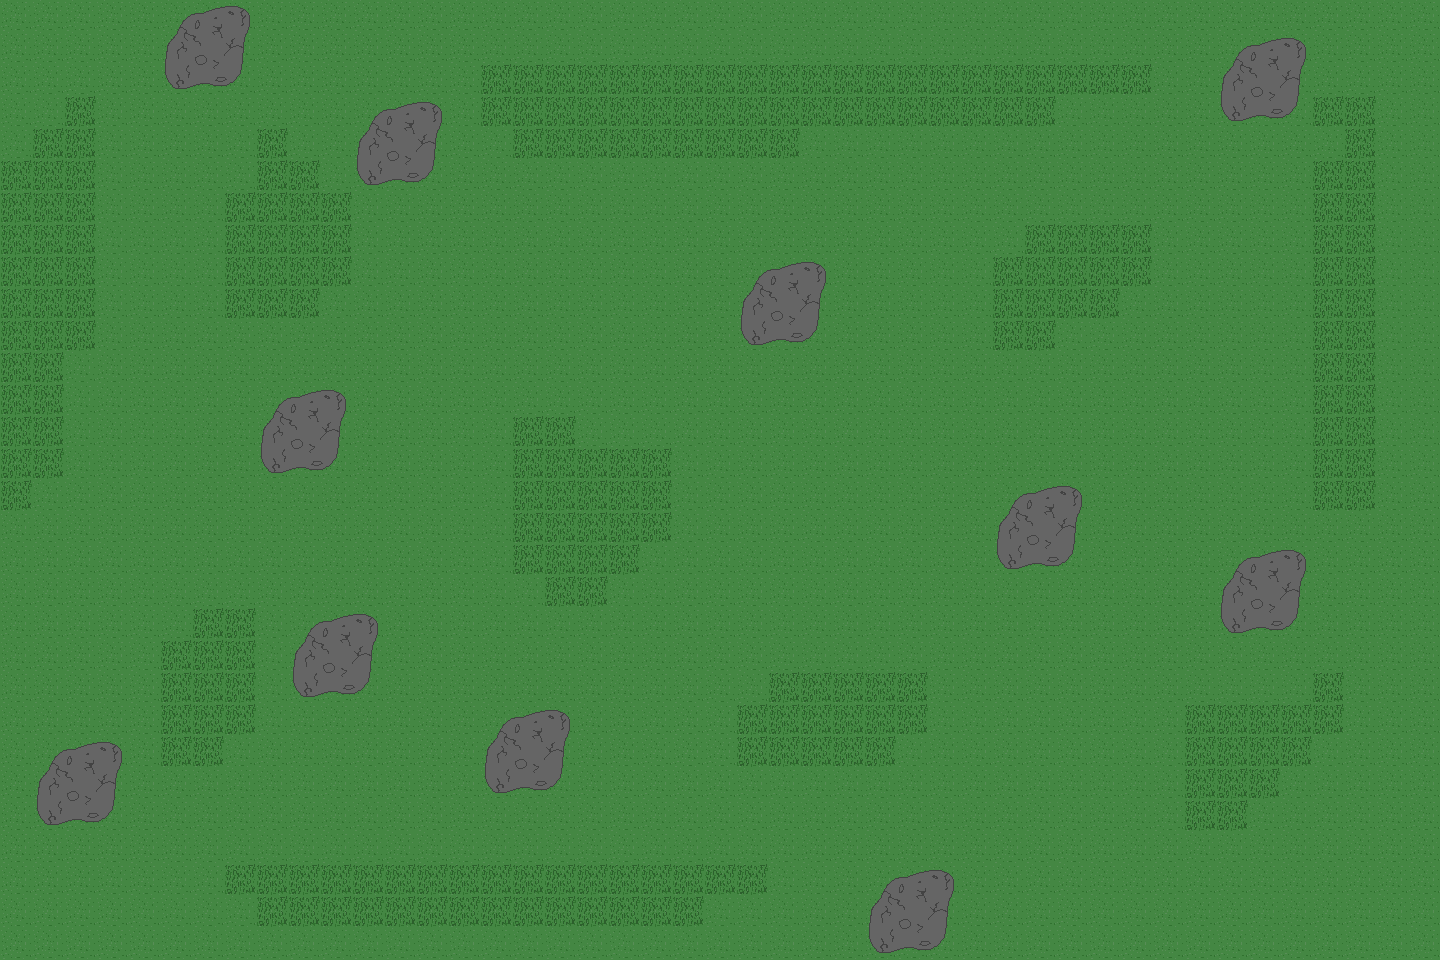

Tiled map render using the project's own tile images. Description and the whole map definition, tile-layer contents included, below:
An orthogonal 45x30 tile map with 32x32 px tiles, 2 tile layers (grass, rocks), 2 tilesets.

<map version="1.0" tiledversion="1.0.3" orientation="orthogonal" renderorder="right-down" width="45" height="30" tilewidth="32" tileheight="32" nextobjectid="1">
 <tileset firstgid="1" name="grassTiles" tilewidth="32" tileheight="32" tilecount="2" columns="2">
  <image source="grassTiles.png" width="64" height="32" />
 </tileset>
 <tileset firstgid="3" name="rockTiles" tilewidth="32" tileheight="32" tilecount="9" columns="3">
  <image source="rockTiles.png" width="96" height="96" />
 </tileset>
 <layer name="grass" width="45" height="30">
  <data encoding="csv">
1,1,1,1,1,1,1,1,1,1,1,1,1,1,1,1,1,1,1,1,1,1,1,1,1,1,1,1,1,1,1,1,1,1,1,1,1,1,1,1,1,1,1,1,1,
1,1,1,1,1,1,1,1,1,1,1,1,1,1,1,1,1,1,1,1,1,1,1,1,1,1,1,1,1,1,1,1,1,1,1,1,1,1,1,1,1,1,1,1,1,
1,1,1,1,1,1,1,1,1,1,1,1,1,1,1,2,2,2,2,2,2,2,2,2,2,2,2,2,2,2,2,2,2,2,2,2,1,1,1,1,1,1,1,1,1,
1,1,2,1,1,1,1,1,1,1,1,1,1,1,1,2,2,2,2,2,2,2,2,2,2,2,2,2,2,2,2,2,2,1,1,1,1,1,1,1,1,2,2,1,1,
1,2,2,1,1,1,1,1,2,1,1,1,1,1,1,1,2,2,2,2,2,2,2,2,2,1,1,1,1,1,1,1,1,1,1,1,1,1,1,1,1,1,2,1,1,
2,2,2,1,1,1,1,1,2,2,1,1,1,1,1,1,1,1,1,1,1,1,1,1,1,1,1,1,1,1,1,1,1,1,1,1,1,1,1,1,1,2,2,1,1,
2,2,2,1,1,1,1,2,2,2,2,1,1,1,1,1,1,1,1,1,1,1,1,1,1,1,1,1,1,1,1,1,1,1,1,1,1,1,1,1,1,2,2,1,1,
2,2,2,1,1,1,1,2,2,2,2,1,1,1,1,1,1,1,1,1,1,1,1,1,1,1,1,1,1,1,1,1,2,2,2,2,1,1,1,1,1,2,2,1,1,
2,2,2,1,1,1,1,2,2,2,2,1,1,1,1,1,1,1,1,1,1,1,1,1,1,1,1,1,1,1,1,2,2,2,2,2,1,1,1,1,1,2,2,1,1,
2,2,2,1,1,1,1,2,2,2,1,1,1,1,1,1,1,1,1,1,1,1,1,1,1,1,1,1,1,1,1,2,2,2,2,1,1,1,1,1,1,2,2,1,1,
2,2,2,1,1,1,1,1,1,1,1,1,1,1,1,1,1,1,1,1,1,1,1,1,1,1,1,1,1,1,1,2,2,1,1,1,1,1,1,1,1,2,2,1,1,
2,2,1,1,1,1,1,1,1,1,1,1,1,1,1,1,1,1,1,1,1,1,1,1,1,1,1,1,1,1,1,1,1,1,1,1,1,1,1,1,1,2,2,1,1,
2,2,1,1,1,1,1,1,1,1,1,1,1,1,1,1,1,1,1,1,1,1,1,1,1,1,1,1,1,1,1,1,1,1,1,1,1,1,1,1,1,2,2,1,1,
2,2,1,1,1,1,1,1,1,1,1,1,1,1,1,1,2,2,1,1,1,1,1,1,1,1,1,1,1,1,1,1,1,1,1,1,1,1,1,1,1,2,2,1,1,
2,2,1,1,1,1,1,1,1,1,1,1,1,1,1,1,2,2,2,2,2,1,1,1,1,1,1,1,1,1,1,1,1,1,1,1,1,1,1,1,1,2,2,1,1,
2,1,1,1,1,1,1,1,1,1,1,1,1,1,1,1,2,2,2,2,2,1,1,1,1,1,1,1,1,1,1,1,1,1,1,1,1,1,1,1,1,2,2,1,1,
1,1,1,1,1,1,1,1,1,1,1,1,1,1,1,1,2,2,2,2,2,1,1,1,1,1,1,1,1,1,1,1,1,1,1,1,1,1,1,1,1,1,1,1,1,
1,1,1,1,1,1,1,1,1,1,1,1,1,1,1,1,2,2,2,2,1,1,1,1,1,1,1,1,1,1,1,1,1,1,1,1,1,1,1,1,1,1,1,1,1,
1,1,1,1,1,1,1,1,1,1,1,1,1,1,1,1,1,2,2,1,1,1,1,1,1,1,1,1,1,1,1,1,1,1,1,1,1,1,1,1,1,1,1,1,1,
1,1,1,1,1,1,2,2,1,1,1,1,1,1,1,1,1,1,1,1,1,1,1,1,1,1,1,1,1,1,1,1,1,1,1,1,1,1,1,1,1,1,1,1,1,
1,1,1,1,1,2,2,2,1,1,1,1,1,1,1,1,1,1,1,1,1,1,1,1,1,1,1,1,1,1,1,1,1,1,1,1,1,1,1,1,1,1,1,1,1,
1,1,1,1,1,2,2,2,1,1,1,1,1,1,1,1,1,1,1,1,1,1,1,1,2,2,2,2,2,1,1,1,1,1,1,1,1,1,1,1,1,2,1,1,1,
1,1,1,1,1,2,2,2,1,1,1,1,1,1,1,1,1,1,1,1,1,1,1,2,2,2,2,2,2,1,1,1,1,1,1,1,1,2,2,2,2,2,1,1,1,
1,1,1,1,1,2,2,1,1,1,1,1,1,1,1,1,1,1,1,1,1,1,1,2,2,2,2,2,1,1,1,1,1,1,1,1,1,2,2,2,2,1,1,1,1,
1,1,1,1,1,1,1,1,1,1,1,1,1,1,1,1,1,1,1,1,1,1,1,1,1,1,1,1,1,1,1,1,1,1,1,1,1,2,2,2,1,1,1,1,1,
1,1,1,1,1,1,1,1,1,1,1,1,1,1,1,1,1,1,1,1,1,1,1,1,1,1,1,1,1,1,1,1,1,1,1,1,1,2,2,1,1,1,1,1,1,
1,1,1,1,1,1,1,1,1,1,1,1,1,1,1,1,1,1,1,1,1,1,1,1,1,1,1,1,1,1,1,1,1,1,1,1,1,1,1,1,1,1,1,1,1,
1,1,1,1,1,1,1,2,2,2,2,2,2,2,2,2,2,2,2,2,2,2,2,2,1,1,1,1,1,1,1,1,1,1,1,1,1,1,1,1,1,1,1,1,1,
1,1,1,1,1,1,1,1,2,2,2,2,2,2,2,2,2,2,2,2,2,2,1,1,1,1,1,1,1,1,1,1,1,1,1,1,1,1,1,1,1,1,1,1,1,
1,1,1,1,1,1,1,1,1,1,1,1,1,1,1,1,1,1,1,1,1,1,1,1,1,1,1,1,1,1,1,1,1,1,1,1,1,1,1,1,1,1,1,1,1
</data>
 </layer>
 <layer name="rocks" width="45" height="30">
  <data encoding="csv">
0,0,0,0,0,3,4,5,0,0,0,0,0,0,0,0,0,0,0,0,0,0,0,0,0,0,0,0,0,0,0,0,0,0,0,0,0,0,0,0,0,0,0,0,0,
0,0,0,0,0,6,7,8,0,0,0,0,0,0,0,0,0,0,0,0,0,0,0,0,0,0,0,0,0,0,0,0,0,0,0,0,0,0,3,4,5,0,0,0,0,
0,0,0,0,0,9,10,11,0,0,0,0,0,0,0,0,0,0,0,0,0,0,0,0,0,0,0,0,0,0,0,0,0,0,0,0,0,0,6,7,8,0,0,0,0,
0,0,0,0,0,0,0,0,0,0,0,3,4,5,0,0,0,0,0,0,0,0,0,0,0,0,0,0,0,0,0,0,0,0,0,0,0,0,9,10,11,0,0,0,0,
0,0,0,0,0,0,0,0,0,0,0,6,7,8,0,0,0,0,0,0,0,0,0,0,0,0,0,0,0,0,0,0,0,0,0,0,0,0,0,0,0,0,0,0,0,
0,0,0,0,0,0,0,0,0,0,0,9,10,11,0,0,0,0,0,0,0,0,0,0,0,0,0,0,0,0,0,0,0,0,0,0,0,0,0,0,0,0,0,0,0,
0,0,0,0,0,0,0,0,0,0,0,0,0,0,0,0,0,0,0,0,0,0,0,0,0,0,0,0,0,0,0,0,0,0,0,0,0,0,0,0,0,0,0,0,0,
0,0,0,0,0,0,0,0,0,0,0,0,0,0,0,0,0,0,0,0,0,0,0,0,0,0,0,0,0,0,0,0,0,0,0,0,0,0,0,0,0,0,0,0,0,
0,0,0,0,0,0,0,0,0,0,0,0,0,0,0,0,0,0,0,0,0,0,0,3,4,5,0,0,0,0,0,0,0,0,0,0,0,0,0,0,0,0,0,0,0,
0,0,0,0,0,0,0,0,0,0,0,0,0,0,0,0,0,0,0,0,0,0,0,6,7,8,0,0,0,0,0,0,0,0,0,0,0,0,0,0,0,0,0,0,0,
0,0,0,0,0,0,0,0,0,0,0,0,0,0,0,0,0,0,0,0,0,0,0,9,10,11,0,0,0,0,0,0,0,0,0,0,0,0,0,0,0,0,0,0,0,
0,0,0,0,0,0,0,0,0,0,0,0,0,0,0,0,0,0,0,0,0,0,0,0,0,0,0,0,0,0,0,0,0,0,0,0,0,0,0,0,0,0,0,0,0,
0,0,0,0,0,0,0,0,3,4,5,0,0,0,0,0,0,0,0,0,0,0,0,0,0,0,0,0,0,0,0,0,0,0,0,0,0,0,0,0,0,0,0,0,0,
0,0,0,0,0,0,0,0,6,7,8,0,0,0,0,0,0,0,0,0,0,0,0,0,0,0,0,0,0,0,0,0,0,0,0,0,0,0,0,0,0,0,0,0,0,
0,0,0,0,0,0,0,0,9,10,11,0,0,0,0,0,0,0,0,0,0,0,0,0,0,0,0,0,0,0,0,0,0,0,0,0,0,0,0,0,0,0,0,0,0,
0,0,0,0,0,0,0,0,0,0,0,0,0,0,0,0,0,0,0,0,0,0,0,0,0,0,0,0,0,0,0,3,4,5,0,0,0,0,0,0,0,0,0,0,0,
0,0,0,0,0,0,0,0,0,0,0,0,0,0,0,0,0,0,0,0,0,0,0,0,0,0,0,0,0,0,0,6,7,8,0,0,0,0,0,0,0,0,0,0,0,
0,0,0,0,0,0,0,0,0,0,0,0,0,0,0,0,0,0,0,0,0,0,0,0,0,0,0,0,0,0,0,9,10,11,0,0,0,0,3,4,5,0,0,0,0,
0,0,0,0,0,0,0,0,0,0,0,0,0,0,0,0,0,0,0,0,0,0,0,0,0,0,0,0,0,0,0,0,0,0,0,0,0,0,6,7,8,0,0,0,0,
0,0,0,0,0,0,0,0,0,3,4,5,0,0,0,0,0,0,0,0,0,0,0,0,0,0,0,0,0,0,0,0,0,0,0,0,0,0,9,10,11,0,0,0,0,
0,0,0,0,0,0,0,0,0,6,7,8,0,0,0,0,0,0,0,0,0,0,0,0,0,0,0,0,0,0,0,0,0,0,0,0,0,0,0,0,0,0,0,0,0,
0,0,0,0,0,0,0,0,0,9,10,11,0,0,0,0,0,0,0,0,0,0,0,0,0,0,0,0,0,0,0,0,0,0,0,0,0,0,0,0,0,0,0,0,0,
0,0,0,0,0,0,0,0,0,0,0,0,0,0,0,3,4,5,0,0,0,0,0,0,0,0,0,0,0,0,0,0,0,0,0,0,0,0,0,0,0,0,0,0,0,
0,3,4,5,0,0,0,0,0,0,0,0,0,0,0,6,7,8,0,0,0,0,0,0,0,0,0,0,0,0,0,0,0,0,0,0,0,0,0,0,0,0,0,0,0,
0,6,7,8,0,0,0,0,0,0,0,0,0,0,0,9,10,11,0,0,0,0,0,0,0,0,0,0,0,0,0,0,0,0,0,0,0,0,0,0,0,0,0,0,0,
0,9,10,11,0,0,0,0,0,0,0,0,0,0,0,0,0,0,0,0,0,0,0,0,0,0,0,0,0,0,0,0,0,0,0,0,0,0,0,0,0,0,0,0,0,
0,0,0,0,0,0,0,0,0,0,0,0,0,0,0,0,0,0,0,0,0,0,0,0,0,0,0,0,0,0,0,0,0,0,0,0,0,0,0,0,0,0,0,0,0,
0,0,0,0,0,0,0,0,0,0,0,0,0,0,0,0,0,0,0,0,0,0,0,0,0,0,0,3,4,5,0,0,0,0,0,0,0,0,0,0,0,0,0,0,0,
0,0,0,0,0,0,0,0,0,0,0,0,0,0,0,0,0,0,0,0,0,0,0,0,0,0,0,6,7,8,0,0,0,0,0,0,0,0,0,0,0,0,0,0,0,
0,0,0,0,0,0,0,0,0,0,0,0,0,0,0,0,0,0,0,0,0,0,0,0,0,0,0,9,10,11,0,0,0,0,0,0,0,0,0,0,0,0,0,0,0
</data>
 </layer>
</map>